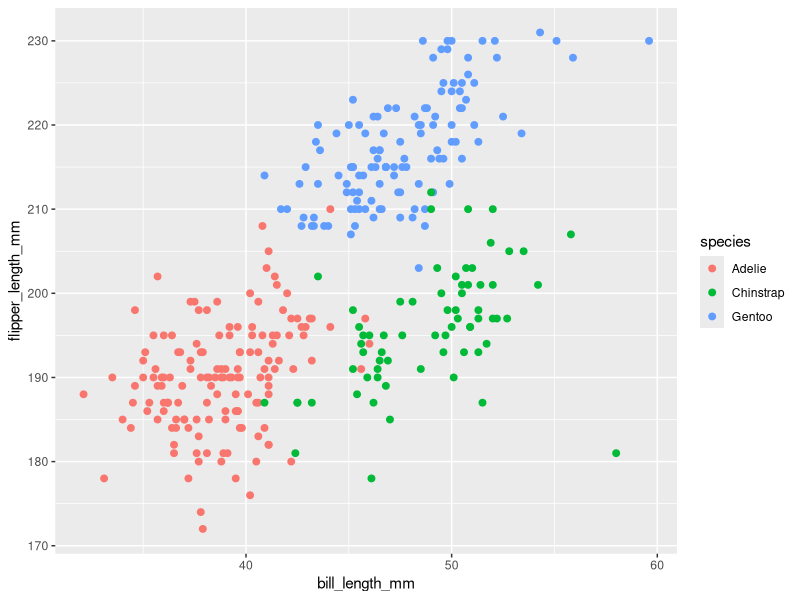
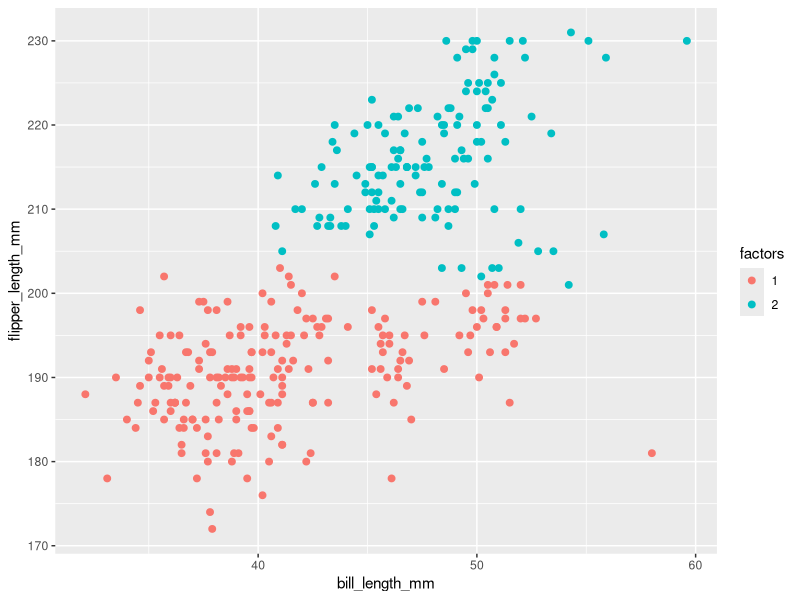
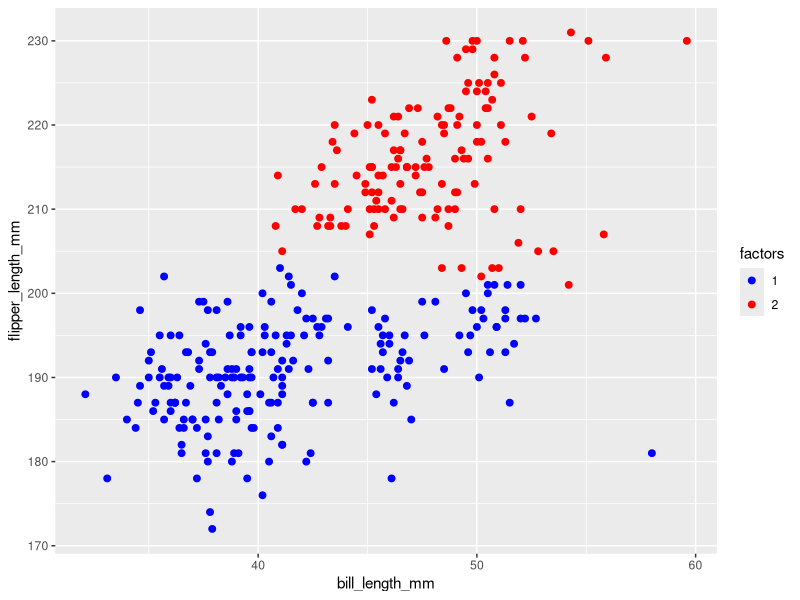

These figures' R source, in order:
install.packages("palmerpenguins")
library(palmerpenguins)
data(penguins)
dim(penguins)
str(penguins)
colSums(is.na(penguins))
penguins <- na.omit(penguins)
library(ggplot2)
ggplot(penguins,aes(x=bill_length_mm,y=flipper_length_mm,colour=species
))+geom_point(size=2)
set.seed(42)
cluster.penguins <- kmeans(x=penguins[,c(3,5)],centers=2,iter.max =
                             50)
cluster.penguins$cluster
cluster.penguins$centers
table(cluster.penguins$cluster,penguins$species)
factors <- as.factor(cluster.penguins$cluster)
ggplot(penguins,aes(x=bill_length_mm,y=flipper_length_mm,colour=factors
))+geom_point(size=2)


ggplot(penguins, aes(x=bill_length_mm, y=flipper_length_mm, colour=factors)) +
  geom_point(size=2) +
  scale_colour_manual(values=c("blue", "red")) 
